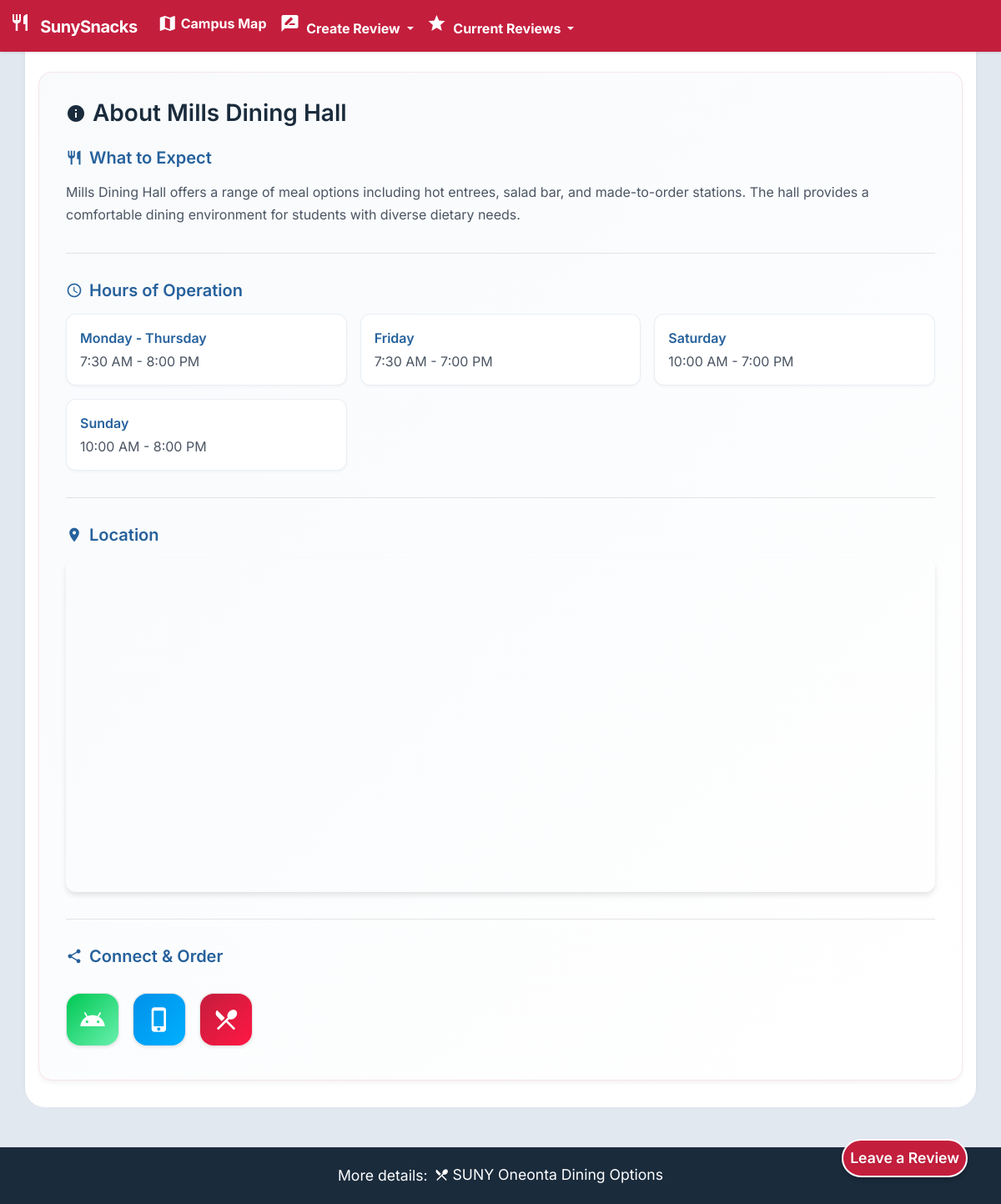
Screenshot of /reviews/3 with the database file from the repository.
### py_src/snacks/db.py (models this page shows)
class Locations(SQLModel, table=True):
    __tablename__ = "Locations"
    location_id: Optional[int] = Field(default=None, primary_key=True)
    name: str = Field(nullable=False)
    description: str
    latitude: float
    longitude: float
    image_filename: str

class LocationHours(SQLModel, table=True):
    id: Optional[int] = Field(default=None, primary_key=True)
    location_id: int = Field(foreign_key="Locations.location_id")
    day_type: str  # 'weekdays', 'friday', 'saturday', 'sunday'
    hours: str

### py_src/snacks/routes.py (the view)
@router.get("/reviews/{location_id}", response_class=HTMLResponse)
async def location_reviews(location_id: int, request: Request, db: Session = Depends(get_session)):
    location = get_location(db, location_id)
    hours = get_location_hours(db, location_id)
    links = get_location_links(db, location_id)
    reviews = get_reviews_for_location(db, location_id)
    location_data = build_location_data(
        location,
        hours,
        links,
        map_url=generate_map_url(location.latitude, location.longitude, location.name),
    )
    nav_locations = get_locations(db)
    return templates.TemplateResponse(
        "reviews.html",
        {
            "request": request,
            "location": location_data,
            "reviews": reviews,
            "locations": nav_locations,
        },
    )

### py_src/templates/reviews.html (shortened to what this page needs)
{% extends 'blog/base_reviews.html' %}
{% block content %}
<button class="btn p-2 mx-2" id="menu" onclick="location.href='/create-review/{{ location.id }}'">
    Leave a Review
</button>
{% endblock %}
{% block place %}{{ location.name }}{% endblock %}
{% block description %}{{ location.description }}{% endblock %}
{% block socials %}
<div class="social-links" role="navigation" aria-label="Download apps and social media links">
    <a href="{{ location.links.getApp.android }}"
       class="app-link google-play"
       target="_blank"
       rel="noopener"
       data-tooltip="Download the GET Mobile app on Android">
        <div class="icon-wrapper">
            <span class="material-icons">android</span>
        </div>
    </a>
    <a href="{{ location.links.getApp.ios }}"
       class="app-link app-store"
       target="_blank"
       rel="noopener"
       data-tooltip="Download the GET Mobile app on iOS">
        <div class="icon-wrapper">
            <span class="material-icons">phone_iphone</span>
        </div>
    </a>
    <a href="{{ location.links.menu }}"
       class="app-link menu"
       target="_blank"
       rel="noopener"
       data-tooltip="View Full Menu & Hours">
        <div class="icon-wrapper">
            <span class="material-icons">restaurant_menu</span>
        </div>
    </a>
</div>
{% endblock %}

### py_src/templates/blog/base_reviews.html (shortened to what this page needs)
<!DOCTYPE html>
<html lang="en">
<head>
  <link href="https://cdn.jsdelivr.net/npm/bootstrap@5.3.3/dist/css/bootstrap.min.css" rel="stylesheet">
  <link rel="stylesheet" href="{{ url_for('static', path='styles/review_page.css') }}">
</head>
<body>
  {% include 'navbar.html' %}
  <div class="container" id="reviews-container">
    <div class="additional-info mt-5" role="complementary">
      <h3 class="section-title">
        <span class="material-icons">info</span>
        About {% block place %}{{ place }}{% endblock %}
      </h3>
      <div class="info-section">
        <h4 class="subsection-title">
          <span class="material-icons">restaurant</span>
          What to Expect
        </h4>
        <div class="info-content">
          {% block description %}{{ description }}{% endblock %}
        </div>
      </div>
      <div class="info-section">
        <h4 class="subsection-title">
          <span class="material-icons">schedule</span>
          Hours of Operation
        </h4>
        <div class="hours-grid">
          {% if location.hours %}
          <div class="hours-card">
            <div class="day-label">Monday - Thursday</div>
            <div class="time-slot">{{ location.hours.weekdays }}</div>
          </div>
          <div class="hours-card">
            <div class="day-label">Friday</div>
            <div class="time-slot">{{ location.hours.friday }}</div>
          </div>
          {% if location.hours.saturday != "Closed" %}
          <div class="hours-card">
            <div class="day-label">Saturday</div>
            <div class="time-slot">{{ location.hours.saturday }}</div>
          </div>
          {% endif %}
          {% if location.hours.sunday != "Closed" %}
          <div class="hours-card">
            <div class="day-label">Sunday</div>
            <div class="time-slot">{{ location.hours.sunday }}</div>
          </div>
          {% endif %}
          {% else %}
          <div class="hours-card">
            <div class="day-label">Hours Unavailable</div>
            <div class="time-slot">Please check with location</div>
          </div>
          {% endif %}
        </div>
      </div>
      <div class="info-section">
        <h4 class="subsection-title">
          <span class="material-icons">location_on</span>
          Location
        </h4>
        <div class="map-container">
          <iframe
            src="{{ location.map }}"
            allowfullscreen=""
            loading="lazy"
            title="Map showing location of {{ location.name }}"
            aria-label="Map showing location of {{ location.name }}"
          ></iframe>
        </div>
      </div>
      <div class="info-section">
        <h4 class="subsection-title">
            <span class="material-icons">share</span>
            Connect & Order
        </h4>
        <div class="social-links" role="navigation" aria-label="Download apps and social media links">
            {% block socials %}{{ socials }}{% endblock %}
        </div>
    </div>
    </div>
  </div>
  <div class="floating-action">
    {% block content %}{{ content }}{% endblock %}
  </div>
  <footer class="mt-5">
    <div class="container">
      <div class="d-flex align-items-center justify-content-center gap-2">
        <span>More details:</span>
        <a href="https://oneonta.sodexomyway.com/en-us/" target="_blank"
           class="text-white text-decoration-none d-inline-flex align-items-center">
          <span class="material-icons me-1" style="font-size: 18px;">restaurant_menu</span>
          SUNY Oneonta Dining Options
        </a>
      </div>
    </div>
  </footer>
</body>
</html>

### rows the page displays
Locations: name "Mills Dining Hall", description "Mills Dining Hall offers a range of meal options including hot entrees, salad bar, and made-to-order stations. The hall provides a comfortable dining environment for students with diverse dietary needs."
LocationHours: hours.weekdays "7:30 AM - 8:00 PM"
LocationHours: hours.friday "7:30 AM - 7:00 PM"
LocationHours: hours.saturday "10:00 AM - 7:00 PM"
LocationHours: hours.sunday "10:00 AM - 8:00 PM"
